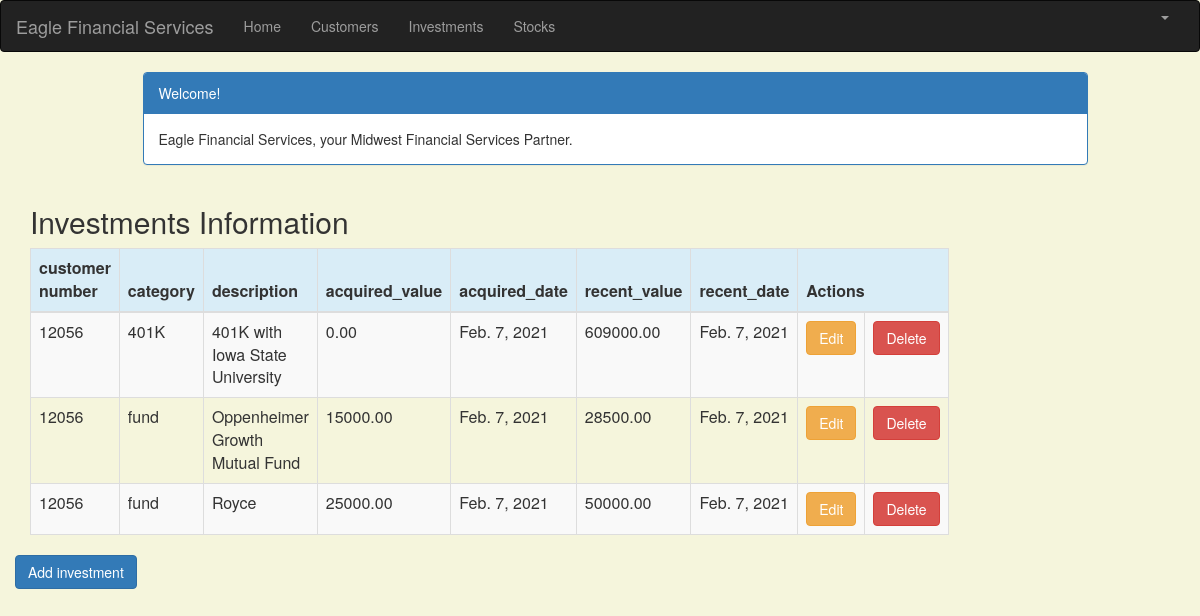
Page /investment_list (signed in) on the committed database.
### portfolio/models.py (models this page shows, shortened)
class Investment(models.Model):
    customer = models.ForeignKey(Customer, on_delete=models.CASCADE, related_name='investments')
    category = models.CharField(max_length=50)
    description = models.CharField(max_length=200)
    acquired_value = models.DecimalField(max_digits=10, decimal_places=2)
    acquired_date = models.DateField(default=timezone.now)
    recent_value = models.DecimalField(max_digits=10, decimal_places=2)
    recent_date = models.DateField(default=timezone.now, blank=True, null=True)

class Customer(models.Model):
    name = models.CharField(max_length=50)
    address = models.CharField(max_length=200)
    cust_number = models.IntegerField(blank=False, null=False)
    city = models.CharField(max_length=50)
    state = models.CharField(max_length=50)
    zipcode = models.CharField(max_length=10)
    email = models.EmailField(max_length=200)
    cell_phone = models.CharField(max_length=50)
    created_date = models.DateTimeField(
        default=timezone.now)
    updated_date = models.DateTimeField(auto_now_add=True)
    def __str__(self):
        return str(self.cust_number)

### portfolio/views.py (the view)
# urls.py: path('investment_list', views.investment_list, name='investment_list'),
@login_required
def investment_list(request):
   investments = Investment.objects.filter(acquired_date__lte=timezone.now())
   return render(request, 'portfolio/investment_list.html', {'investments': investments})

### portfolio/templates/portfolio/investment_list.html (shortened to what this page needs)
{% extends 'portfolio/base.html' %}
{% block content %}
    <!DOCTYPE html>
    <html>
    <head>
        <link rel="stylesheet" href="https://maxcdn.bootstrapcdn.com/bootstrap/3.3.4/css/bootstrap.min.css">
    </head>
    <body>
    <div class="container">
        <div class="row">
            <div class="col-md-10 col-md-offset-1">
                <div class="panel panel-primary">
                    <div class="panel-heading">Welcome!</div>
                    <div class="panel-body">
                        Eagle Financial Services, your Midwest Financial Services Partner.
                    </div>
                </div>
            </div>
        </div>
    </div>
    <div class="row">
        <h2 style="padding-left: 15Px">Investments Information</h2>
    </div>
    <div>
        <table class="table table-striped table-bordered table-hover">
            <thead>
            <tr class="bg-info">
                <th>customer number</th>
                <th>category</th>
                <th>description</th>
                <th>acquired_value</th>
                <th>acquired_date</th>
                <th>recent_value</th>
                <th>recent_date</th>
                <th colspan="3">Actions</th>
            </tr>
            </thead>
            <tbody>
            {% for investment in investments %}
                <tr>
                    <td>{{ investment.customer }}</td>
                    <td>{{ investment.category }}</td>
                    <td>{{ investment.description }}</td>
                    <td>{{ investment.acquired_value }}</td>
                    <td>{{ investment.acquired_date }}</td>
                    <td>{{ investment.recent_value }}</td>
                    <td>{{ investment.recent_date }}</td>
                    <td><a href="{% url 'portfolio:investment_edit' pk=investment.pk %}" class="btn btn-warning">Edit</a>
                    <td><a href="{% url 'portfolio:investment_delete' pk=investment.pk %}"
                           onclick="return confirm('Are you sure you want to delete?')"
                           class="btn btn-danger">Delete</a>
                    </td>
                </tr>
            {% endfor %}
            </tbody>
        </table>
                  <div class="row">
                     <a href="{% url 'portfolio:investment_new' %}" class="row"><span
                           class="btn btn-primary">Add investment</span></a>
                   </div>
    </div>
    </body>
    </html>
{% endblock %}

### portfolio/templates/portfolio/base.html (shortened to what this page needs)
{% load static %}
<html lang="en">
<head>
    <link rel="stylesheet" href="https://maxcdn.bootstrapcdn.com/bootstrap/3.3.7/css/bootstrap.min.css">
</head>
<body id="app-layout">
<nav class="navbar navbar-inverse">
    <div class="container-fluid">
        <div class="navbar-header">
            <a class="navbar-brand" href="/">
                Eagle Financial Services
            </a>
        </div>
        <div class="collapse navbar-collapse" id="myNavbar">
            <ul class="nav navbar-nav">
                <li><a href="{% url 'portfolio:home' %}">Home</a></li>
                <li><a href="{% url 'portfolio:customer_list' %}">Customers</a></li>
               <li><a href="{% url 'portfolio:investment_list' %}">Investments</a></li>
                <li><a href="{% url 'portfolio:stock_list' %}">Stocks</a></li>
            </ul>
            <ul class="nav navbar-nav navbar-right">
                {% if user.is_authenticated %}
                    <li class="dropdown">
                        <a href="#" class="dropdown-toggle" data-toggle="dropdown" role="button" aria-expanded="false">
                            <span class="caret"></span>
                        </a>
                    </li>
                {% else %}
                    <li><a href="{% url 'login' %}"><span class="glyphicon glyphicon-log-in"></span> Login</a></li>
                {% endif %}
            </ul>
        </div>
    </div>
</nav>
<div class="content container">
    <div class="row">
        <div class="col-md-8">
            {% block content %}{% endblock %}
        </div>
    </div>
</body>
</html>

### portfolio/templates/portfolio/base.html (style rules this page uses)
.navbar { margin-bottom: 0; border-radius: 0; }

### portfolio/templates/portfolio/investment_list.html (style rules this page uses)
body { background-color: beige; }

### rows in the picture
Investment: customer "12056", category "401K", description "401K with Iowa State University", acquired_value "0.00", acquired_date "Feb. 7, 2021", recent_value "609000.00", recent_date "Feb. 7, 2021"
Investment: customer "12056", category "fund", description "Oppenheimer Growth Mutual Fund", acquired_value "15000.00", acquired_date "Feb. 7, 2021", recent_value "28500.00", recent_date "Feb. 7, 2021"
Investment: customer "12056", category "fund", description "Royce", acquired_value "25000.00", acquired_date "Feb. 7, 2021", recent_value "50000.00", recent_date "Feb. 7, 2021"
